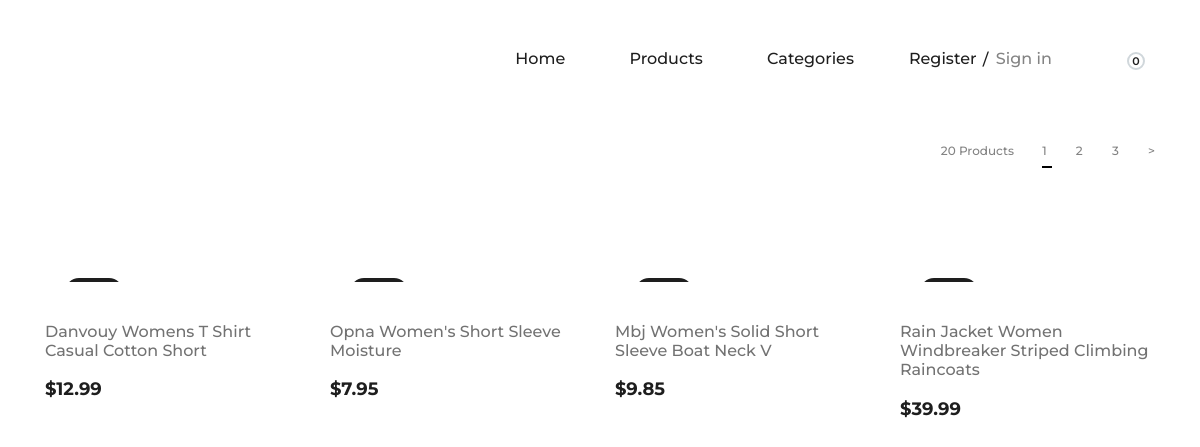
/product-list/, run on the app's committed database.
### products/models.py (models this page shows, shortened)
class Product(models.Model):
    category = models.ForeignKey(Category, related_name='products', on_delete=models.CASCADE)
    title = models.CharField(max_length=250, unique=True)
    slug = models.SlugField(unique=True, max_length=250)
    featured = models.BooleanField(default=False)
    price = models.DecimalField(max_digits=8, decimal_places=2)
    thumbnail = models.URLField()
    description = models.TextField(null=True, blank=True, default='N/A')
    in_stock = models.BooleanField(default=True)
    created_date = models.DateTimeField(auto_now_add=True)
    updated_date = models.DateTimeField(auto_now=True)
    class Meta:
        ordering = ['-id']

### products/views.py (the view)
# urls.py: path('product-list/', ProductList.as_view(), name='product-list'),
class ProductList(generic.ListView):
    model = Product
    template_name = 'product/product-list.html'
    context_object_name = 'product_list'
    paginate_by = 4
    def get_context_data(self, **kwargs):
        context = super().get_context_data(**kwargs)
        page_obj = CustomPaginator(self.request, self.get_queryset(), self.paginate_by)
        queryset = page_obj.get_queryset()
        paginator = page_obj.paginator
        context['product_list'] = queryset
        context['paginator'] = paginator
        return context

### cart/carts.py (called while the page is built)
    def __len__(self):
        return len(list(self.cart.keys()))

### cart/context_processors.py (called while the page is built)
def cart(request):
    cart = Cart(request)
    if len(list(cart.cart.keys())) <1:
        try:
            del cart.session[cart.coupon_id]
        except:
            ...
    return {"cart": Cart(request)}

### products/context_processors.py (called while the page is built)
def categories(request):
    return {'categories': Category.objects.all()}

### products/views.py (called while the page is built)
    def get_queryset(self):
        try:
            queryset = self.paginator.page(self.page)
        except PageNotAnInteger:
            queryset = self.paginator.page(1)
        except EmptyPage:
            queryset = self.paginator.page(1)
        except InvalidPage:
            queryset = self.paginator.page(1)
        return queryset

### templates/product/product-list.html (shortened to what this page needs)
{% extends '../_base.html' %}
{% load static %}
{% block content %}
    <section class="page-add">
        <div class="container">
                 <div class="categories-controls">
                <div class="row">
                    <div class="col-lg-12">
                        <div class="categories-filter">
                            <div class="cf-right">
                                <span>{{ paginator.count }} Products</span>
                                {% include '../pagination.html' %}
                            </div>
                        </div>
                    </div>
                </div>
            </div>
        </div>
    </section>
    <section class="categories-page spad">
        <div class="container">
            <div class="row">
                {% for product in product_list %}
                <div class="col-lg-3 col-md-6">
                    <div class="single-product-item">
                      <a href="{% url 'product-details' product.slug %}">
                            <figure>
                            <div class="p-status">new</div>
                        </figure>
                      </a>
                        <div class="product-text">
                            <a href="{% url 'product-details' product.slug %}">
                                <h6>{{ product.title|title }}</h6>
                            </a>
                            <p>${{ product.price }}</p>
                        </div>
                    </div>
                </div>
                {% endfor %}
            </div>
        </div>
    </section>
{% endblock content %}

### static/css/style.css (style rules this page uses)
html, body { height: 100%; font-family: "Montserrat", sans-serif; -webkit-font-smoothing: antialiased; font-smoothing: antialiased; background: none; }
h1, h2, h3, h4, h5, h6 { margin: 0; color: #111111; font-weight: 500; font-family: "Montserrat", sans-serif; }
h6 { font-size: 16px; }
p { font-size: 15px; color: #7b7b7b; font-weight: 400; line-height: 1.6; font-family: "Montserrat", sans-serif; margin: 0 0 15px 0; }
.spad { padding-top: 100px; padding-bottom: 100px; }
.single-product-item { margin-bottom: 30px; }
.single-product-item figure { margin-bottom: 40px; position: relative; overflow: hidden; }
.single-product-item figure .p-status { position: absolute; left: 20px; top: 20px; padding: 5px 16px; font-size: 12px; background: #1e1e1e; color: #fff; border-radius: 50px; }
.single-product-item .product-text { text-align: center; }
.single-product-item .product-text h6 { color: #727272; margin-bottom: 15px; }
.single-product-item .product-text p { color: #1e1e1e; font-size: 18px; font-weight: 700; margin-bottom: 0; }
.page-add { padding-top: 31px; margin-bottom: 92px; }
.categories-controls { margin-bottom: 45px; }
.categories-controls .categories-filter .cf-right { float: right; line-height: 30px; }
.categories-controls .categories-filter .cf-right span { color: #838383; font-size: 12px; font-weight: 500; margin-right: 24px; }
.categories-page { padding-top: 0; }
.categories-page .single-product-item figure { position: relative; z-index: 1; }
.categories-page .single-product-item figure:after { position: absolute; left: 0; top: 0; height: 100%; width: 100%; background: #000000; content: ""; opacity: 0; -webkit-transition: all 0.3s; transition: all 0.3s; }
.categories-page .single-product-item figure .p-status { z-index: 99; }
.categories-page .single-product-item .product-text { text-align: left; display: block; }
.categories-page .single-product-item .product-text a { display: block; }

### data on the page
Product: title "Danvouy Womens T Shirt Casual Cotton Short", price "12.99"
Product: title "Opna Women's Short Sleeve Moisture", price "7.95"
Product: title "Mbj Women's Solid Short Sleeve Boat Neck V", price "9.85"
Product: title "Rain Jacket Women Windbreaker Striped Climbing Raincoats", price "39.99"

### other printed values
{{ cart| length }} "0"
{{ paginator.count }} "20"
{{ page }} "1" "2" "3"
